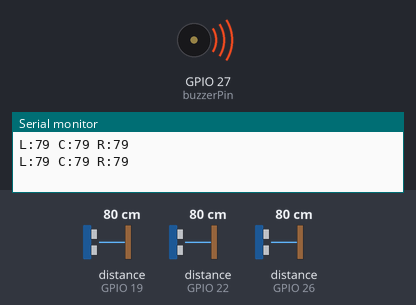
Bench run of a sketch on a simulated ESP32. Parts: buzzer (waves = sounding, pin HIGH), the last lines printed to the serial monitor. Wiring (inferred from the names in the program): 3 × ultrasonic range finder: trigger GPIO 18, echo GPIO 19 / trigger GPIO 21, echo GPIO 22 / trigger GPIO 25, echo GPIO 26. The test bench sets the inputs (shaded band); at power-on: distance to the obstacle (sensors on GPIO 22, GPIO 19, GPIO 26) 80 cm. The echo pulse lasts 58.3 µs per cm; pins used as bus, display or sensor lines are not drawn.

Above: at 3.3 s.
3.4 s: distance to the obstacle (sensor on GPIO 22) set to 8 cm
6.7 s: distance to the obstacle (sensor on GPIO 22) set to 5 cm
At 8.1 s:
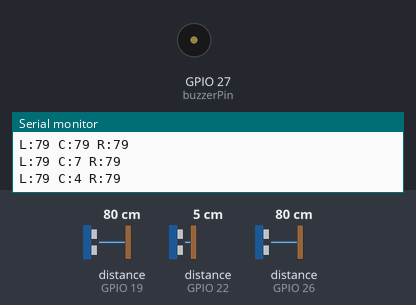
10.0 s: distance to the obstacle (sensor on GPIO 22) set to 9 cm
At 10.4 s:
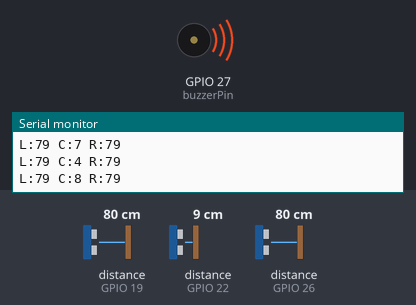
13.3 s: distance to the obstacle (sensor on GPIO 22) set to 2 cm
At 16.3 s:
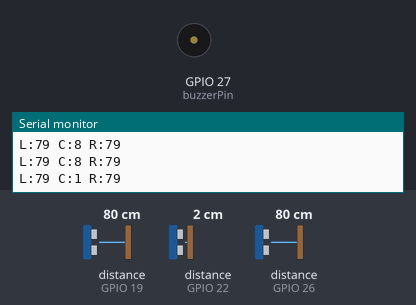
Timing chart, 0 to 17.6 s (numbered marks = the images above; inputs shaded):
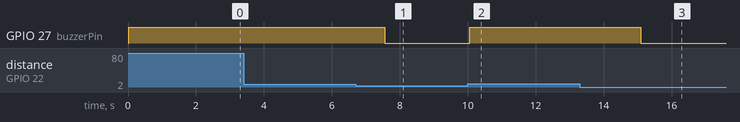

Measured:
- the behaviour switches between 7 and 6 cm on distance to the obstacle (sensor on GPIO 22) (found by bisection; images 0 and 1)
- after the input at 6.7 s, GPIO 27 (buzzerPin): HIGH → LOW after 0.85 s
- after the input at 10.0 s, GPIO 27 (buzzerPin): LOW → HIGH after 0.06 s
- after the input at 13.3 s, GPIO 27 (buzzerPin): HIGH → LOW after 1.8 s

The sketch:

nodemcu_ultrasonic.ino
```cpp
// === PIN DEFINITIONS (Edit only if wiring changes) ===
#define trigPinL 18
#define echoPinL 19
#define trigPinC 21
#define echoPinC 22
#define trigPinR 25
#define echoPinR 26
#define buzzerPin 27

// === VARIABLES ===
int distanceL, distanceC, distanceR;

void setup() {
  Serial.begin(9600);
  pinMode(trigPinL, OUTPUT); pinMode(echoPinL, INPUT);
  pinMode(trigPinC, OUTPUT); pinMode(echoPinC, INPUT);
  pinMode(trigPinR, OUTPUT); pinMode(echoPinR, INPUT);
  pinMode(buzzerPin, OUTPUT);
}

int getDistance(int trigPin, int echoPin) {
  digitalWrite(trigPin, LOW); delayMicroseconds(2);
  digitalWrite(trigPin, HIGH); delayMicroseconds(10);
  digitalWrite(trigPin, LOW);
  long duration = pulseIn(echoPin, HIGH, 25000); // Timeout to avoid hang
  return (duration > 0) ? duration * 0.034 / 2 : 999;
}

void loop() {
  distanceL = getDistance(trigPinL, echoPinL);
  distanceC = getDistance(trigPinC, echoPinC);
  distanceR = getDistance(trigPinR, echoPinR);

  Serial.print("L:"); Serial.print(distanceL);
  Serial.print(" C:"); Serial.print(distanceC);
  Serial.print(" R:"); Serial.println(distanceR);

  digitalWrite(buzzerPin, (distanceC < 100 && distanceC > 5) ? HIGH : LOW);

  delay(2500);
}
```
